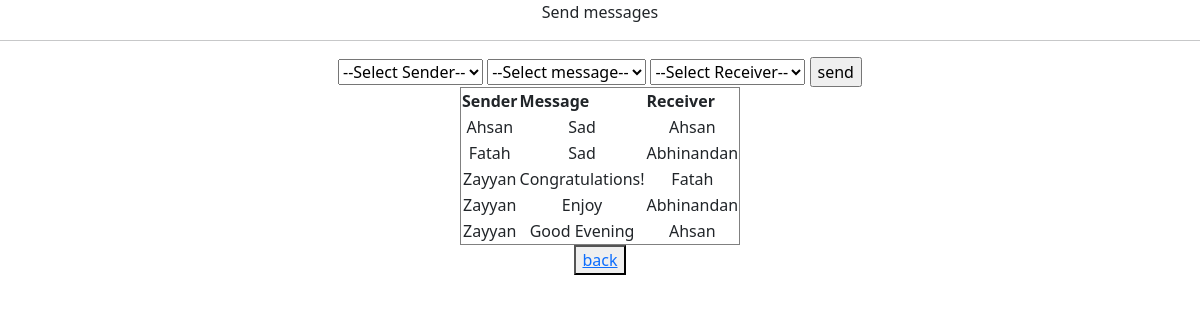
Screenshot of /send-message with the database file from the repository.
### MyMessages/models.py (models this page shows, shortened)
class Message(models.Model):
    receiver = models.ForeignKey(User, related_name='receiver', on_delete=models.CASCADE)
    sender = models.ForeignKey(User, related_name='sender', on_delete=models.CASCADE)
    content = models.ForeignKey(Content, related_name='content', on_delete=models.CASCADE)

class User(models.Model):
    AGE_BRACKET = [
        ('0-10', '0-10'),
        ('11-20', '11-20'),
        ('21-30', '21-30'),
        ('31-40', '31-40'),
    ]
    username = models.CharField(max_length=100, unique=True)
    age = models.CharField(max_length=100, choices=AGE_BRACKET, default='0-10')
    def __str__(self):
        return self.username

class Content(models.Model):
    item = models.CharField(max_length=100)
    def __str__(self):
        return self.item

### MyMessages/views.py (the view)
# urls.py: path('send-message', views.sendMessage, name='send_message'),
def sendMessage(request):
    print('request', request)
    if request.method == 'POST':
        form = MessageForm(request.POST)
        if form.is_valid():
            form.save()
            return redirect('messages:home')
        return render(request, 'messages/home.html', {"forms": form})
    else:
        print('not in if')
    users = User.objects.all()
    content = Content.objects.all()
    messages = Message.objects.all()
    context = {'users': users, 'contents': content, 'messages': messages}
    return render(request, 'messages/send-message.html', context)

### MyMessages/templates/messages/send-message.html (shortened to what this page needs)
<!DOCTYPE html>
<html lang="en">
<head>
  <link href="https://cdn.jsdelivr.net/npm/bootstrap@5.3.3/dist/css/bootstrap.min.css" rel="stylesheet">
</head>
<body>
<center>
    <div>
        Send messages
        <hr>
        <form method="POST">
            <select name="sender" id="sender">
                <option selected disabled=true>--Select Sender--</option>
          </select>
            <select name="messages" id="messages">
              <option selected disabled=true>--Select message--</option>
          </select>
          <select name="receiver" id="receiver">
            <option selected disabled=true>--Select Receiver--</option>
        </select>
            <input type="submit" value="send">
            <table border="1">
                <tr>
                    <th>Sender</th>
                    <th>Message</th>
                    <th>Receiver</th>
                </tr>
                {% for result in messages %}
                <tr>
                    <td align="center">{{result.sender}}</td>
                    <td align="center">{{result.content}}</td>
                    <td align="center">{{result.receiver}}</td>
                </tr>
                {% endfor %}
            </table>
<button color="green"><a href="{% url 'messages:home' %}">back</a></button>
        </center>
</body>
</html>

### rows the page displays
Message: sender "Ahsan", content "Sad", receiver "Ahsan"
Message: sender "Fatah", content "Sad", receiver "Abhinandan"
Message: sender "Zayyan", content "Congratulations!", receiver "Fatah"
Message: sender "Zayyan", content "Enjoy", receiver "Abhinandan"
Message: sender "Zayyan", content "Good Evening", receiver "Ahsan"
